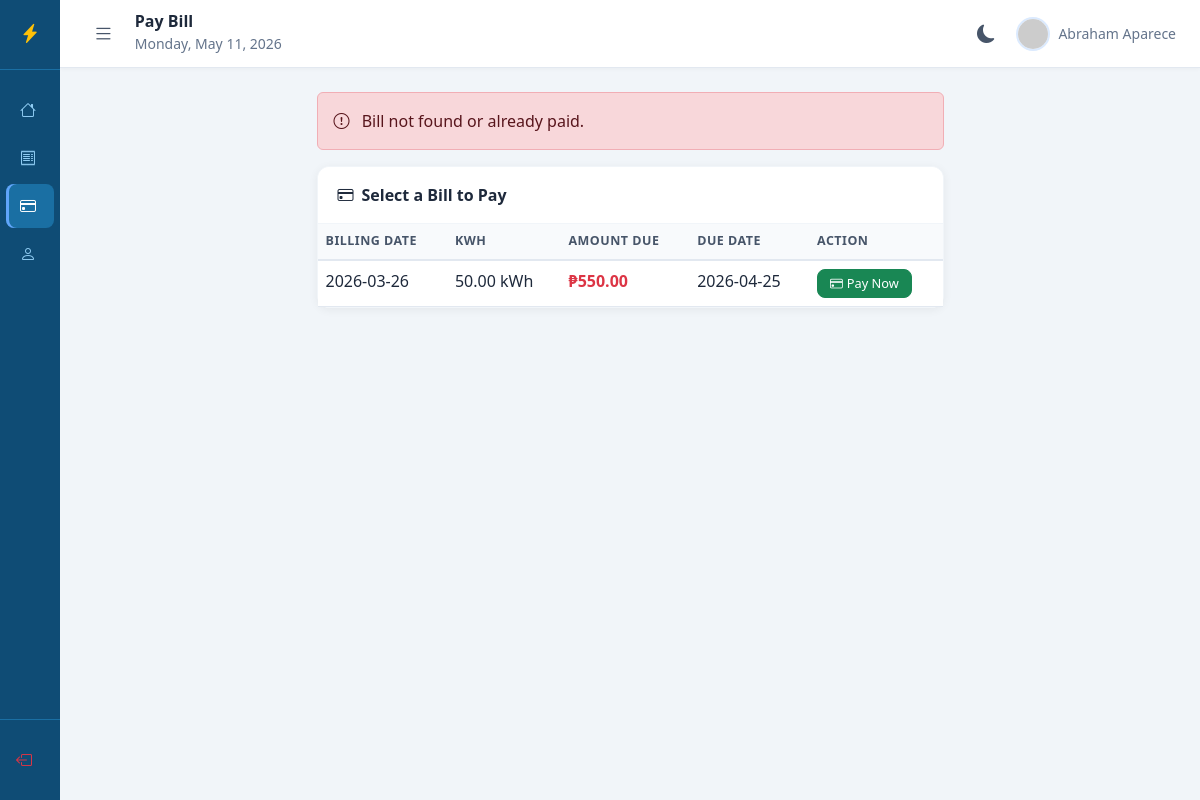
The page /user/pay_bill.php?bill_id=1 (signed in) on the database its author committed.
### tables this page shows
CREATE TABLE `bill` (
  `id` int(11) NOT NULL,
  `uuid` varchar(255) NOT NULL,
  `user_id` int(11) NOT NULL,
  `kwh_consumed` decimal(10,2) NOT NULL,
  `amount_due` decimal(10,2) NOT NULL,
  `billing_date` date NOT NULL,
  `period_month` tinyint(2) NOT NULL DEFAULT 1,
  `period_year` year(4) NOT NULL DEFAULT 2026,
  `due_date` date NOT NULL,
  `status` enum('unpaid','paid','overdue') DEFAULT 'unpaid',
  `dateCreated` timestamp NOT NULL DEFAULT current_timestamp()
);

### app/controller/bill_controller.php (called while the page is built, shortened)
<?php
require_once __DIR__ . '/auth_controller.php';
function getBillById($bill_id) {
    global $conn;
    $stmt = $conn->prepare("
        SELECT b.*, CONCAT(u.firstName, ' ', u.lastname) AS full_name,
               u.meter_number, u.emailAddress
        FROM bill b
        JOIN user u ON b.user_id = u.id
        WHERE b.id = ?
    ");
    $stmt->bind_param("i", $bill_id);
    $stmt->execute();
    return $stmt->get_result()->fetch_assoc();
}
?>

### public/user/pay_bill.php (the view, shortened to what this page needs)
<?php
require_once __DIR__ . '/../../app/config/config.php';
require_once __DIR__ . '/../../app/controller/bill_controller.php';
$user_id    = $_SESSION['user_id'];
$success    = "";
$error      = "";
$bill       = null;
$receipt_uuid = null;
if (isset($_GET['bill_id'])) {
    $bill = getBillById(intval($_GET['bill_id']));
    if (!$bill || $bill['status'] === 'paid') {
        $bill  = null;
        $error = "Bill not found or already paid.";
    }
}
global $conn;
$unpaid = $conn->prepare("SELECT * FROM bill WHERE user_id = ? AND status = 'unpaid' ORDER BY billing_date DESC");
$unpaid->bind_param("i", $user_id);
$unpaid->execute();
$unpaid_bills = $unpaid->get_result();
require_once __DIR__ . '/includes/header.php';
?>
<div class="d-flex">
  <?php require_once __DIR__ . '/includes/sidebar.php'; ?>
  <div class="main-content flex-grow-1">
    <?php require_once __DIR__ . '/includes/topbar.php'; ?>
    <div class="page-content">
      <div class="row justify-content-center">
        <div class="col-md-7">
          <?php if ($success): ?>
            <div class="alert alert-success d-flex align-items-center gap-2">
              <i class="bi bi-check-circle-fill fs-4"></i>
              <div>
                <strong>Payment Successful!</strong><br>
                <?php echo $success; ?>
              </div>
            </div>
            <?php if ($receipt_uuid): ?>
              <a href="download_receipt.php?uuid=<?php echo urlencode($receipt_uuid); ?>" class="btn btn-primary me-2">
                <i class="bi bi-download me-1"></i>Download Receipt
              </a>
            <?php endif; ?>
            <a href="my_bills" class="btn btn-outline-secondary me-2">View My Bills</a>
            <a href="dashboard" class="btn btn-outline-secondary">Dashboard</a>
          <?php else: ?>
            <?php if ($error): ?>
              <div class="alert alert-danger">
                <i class="bi bi-exclamation-circle me-2"></i>
                <?php echo htmlspecialchars($error); ?>
              </div>
            <?php endif; ?>
            <?php if ($bill): ?>
              <div class="card mb-3">
                <div class="card-header">
                  <i class="bi bi-receipt me-2"></i>Bill Details
                </div>
                <div class="card-body">
                  <div class="row g-2 mb-3">
                    <div class="col-6">
                      <small class="text-muted">Billing Date</small>
                      <p class="fw-semibold mb-0"><?php echo $bill['billing_date']; ?></p>
                    </div>
                    <div class="col-6">
                      <small class="text-muted">Due Date</small>
                      <p class="fw-semibold mb-0"><?php echo $bill['due_date']; ?></p>
                    </div>
                    <div class="col-6">
                      <small class="text-muted">kWh Consumed</small>
                      <p class="fw-semibold mb-0"><?php echo $bill['kwh_consumed']; ?> kWh</p>
                    </div>
                    <div class="col-6">
                      <small class="text-muted">Amount Due</small>
                      <p class="fw-bold text-danger fs-5 mb-0">
                        ₱<?php echo number_format($bill['amount_due'], 2); ?>
                      </p>
                    </div>
                  </div>
                  <form method="POST">
                    <input type="hidden" name="bill_id" value="<?php echo $bill['id']; ?>">
                    <input type="hidden" name="amount_due" value="<?php echo $bill['amount_due']; ?>">
                    <div class="mb-3">
                      <label class="form-label fw-semibold">Payment Method <span class="text-danger">*</span></label>
                      <select name="payment_method" class="form-select" required>
                        <option value="">— Select payment method —</option>
                        <option value="cash">
                          <i class="bi bi-cash"></i> Cash
                        </option>
                        <option value="gcash">GCash</option>
                        <option value="maya">Maya</option>
                        <option value="bank">Bank Transfer</option>
                      </select>
                    </div>
                    <div class="alert alert-info">
                      <i class="bi bi-info-circle me-2"></i>
                      You are about to pay
                      <strong>₱<?php echo number_format($bill['amount_due'], 2); ?></strong>
                    </div>
                    <button type="submit" class="btn btn-success w-100">
                      Confirm Payment — ₱<?php echo number_format($bill['amount_due'], 2); ?>
                    </button>
                  </form>
                </div>
              </div>
            <?php else: ?>
              <div class="card">
                <div class="card-header">
                  <i class="bi bi-credit-card me-2"></i>Select a Bill to Pay
                </div>
                <div class="card-body p-0">
                  <div class="table-responsive">
                    <table class="table table-hover mb-0">
                      <thead>
                        <tr>
                          <th>Billing Date</th>
                          <th>kWh</th>
                          <th>Amount Due</th>
                          <th>Due Date</th>
                          <th>Action</th>
                        </tr>
                      </thead>
                      <tbody>
                        <?php if ($unpaid_bills->num_rows > 0):
                          while ($row = $unpaid_bills->fetch_assoc()): ?>
                        <tr>
                          <td><?php echo $row['billing_date']; ?></td>
                          <td><?php echo $row['kwh_consumed']; ?> kWh</td>
                          <td class="fw-semibold text-danger">
                            ₱<?php echo number_format($row['amount_due'], 2); ?>
                          </td>
                          <td><?php echo $row['due_date']; ?></td>
                          <td>
                            <a href="pay_bill?bill_id=<?php echo $row['id']; ?>"
                               class="btn btn-sm btn-success">
                              <i class="bi bi-credit-card me-1"></i>Pay Now
                            </a>
                          </td>
                        </tr>
                        <?php endwhile; endif; ?>
                      </tbody>
                    </table>
                  </div>
                </div>
              </div>
            <?php endif; ?>
          <?php endif; ?>
        </div>
      </div>
    </div>
  </div>
</div>
<?php require_once __DIR__ . '/includes/footer.php'; ?>

### public/user/includes/header.php (style rules this page uses)
:root { --sidebar-bg: #0f4c75; --sidebar-border: #1a6fa3; --sidebar-link: #90cdf4; --sidebar-hover-bg: #1a5f8a; --sidebar-hover-txt: #e0f2fe; --sidebar-active-bg: #1a6fa3; --sidebar-active-txt:#ffffff; --sidebar-accent: #60a5fa; --sidebar-brand-txt: #ffffff; --topbar-bg: #ffffff; --topbar-border: #e2e8f0; --topbar-shadow: rgba(0,0,0,0.04); --topbar-txt: #1e293b; --topbar-muted: #64748b; --page-bg: #f1f5f9; --card-bg: #ffffff; --card-border: #f1f5f9; --card-shadow: rgba(0,0,0,0.06); --card-shadow-hover: rgba(0,0,0,0.1); --table-head-bg: #f8fafc; --table-head-txt: #475569; --table-head-border: #e2e8f0; --table-hover-bg: #f8fafc; --body-txt: #1e293b; --muted-txt: #64748b; --toggle-btn-txt: #475569; --toggle-btn-hover: #f1f5f9; --toggle-btn-active: #e2e8f0; --toggle-btn-htxt: #1e293b; }
body { overflow-x: hidden; background: var(--page-bg); color: var(--body-txt); transition: background 0.3s ease, color 0.3s ease; }
.main-content { margin-left: 60px; min-height: 100vh; background: var(--page-bg); transition: margin-left 0.35s cubic-bezier(0.4, 0, 0.2, 1), background 0.3s ease; }
.page-content { padding: 24px; }
.card { border: 1px solid var(--card-border) !important; border-radius: 12px; background: var(--card-bg) !important; box-shadow: 0 2px 10px var(--card-shadow); transition: box-shadow 0.2s ease, background 0.3s ease, border-color 0.3s ease; }
.card-header { background: var(--card-bg) !important; border-bottom: 1px solid var(--card-border) !important; border-radius: 12px 12px 0 0 !important; font-weight: 600; padding: 16px 20px; color: var(--body-txt); transition: background 0.3s ease, border-color 0.3s ease; }
.table thead th { background: var(--table-head-bg) !important; color: var(--table-head-txt) !important; font-size: 0.78rem; text-transform: uppercase; letter-spacing: 0.5px; border-bottom: 2px solid var(--table-head-border) !important; font-weight: 600; transition: background 0.3s ease; }
.table tbody tr { transition: background 0.15s ease; }
.table tbody td { color: var(--body-txt); border-color: var(--table-head-border) !important; }
.btn { border-radius: 8px; font-size: 0.875rem; transition: all 0.2s ease; }
.btn-sm { padding: 4px 12px; font-size: 0.8rem; }

### rows shown on the page
bill: status "Bill not found or already paid."
bill: billing_date "2026-03-26", kwh_consumed "50.00", amount_due "550.00", due_date "2026-04-25"

### other values the page prints
$page_title "Pay Bill"
$_SESSION['user_name'] "Abraham Aparece"
